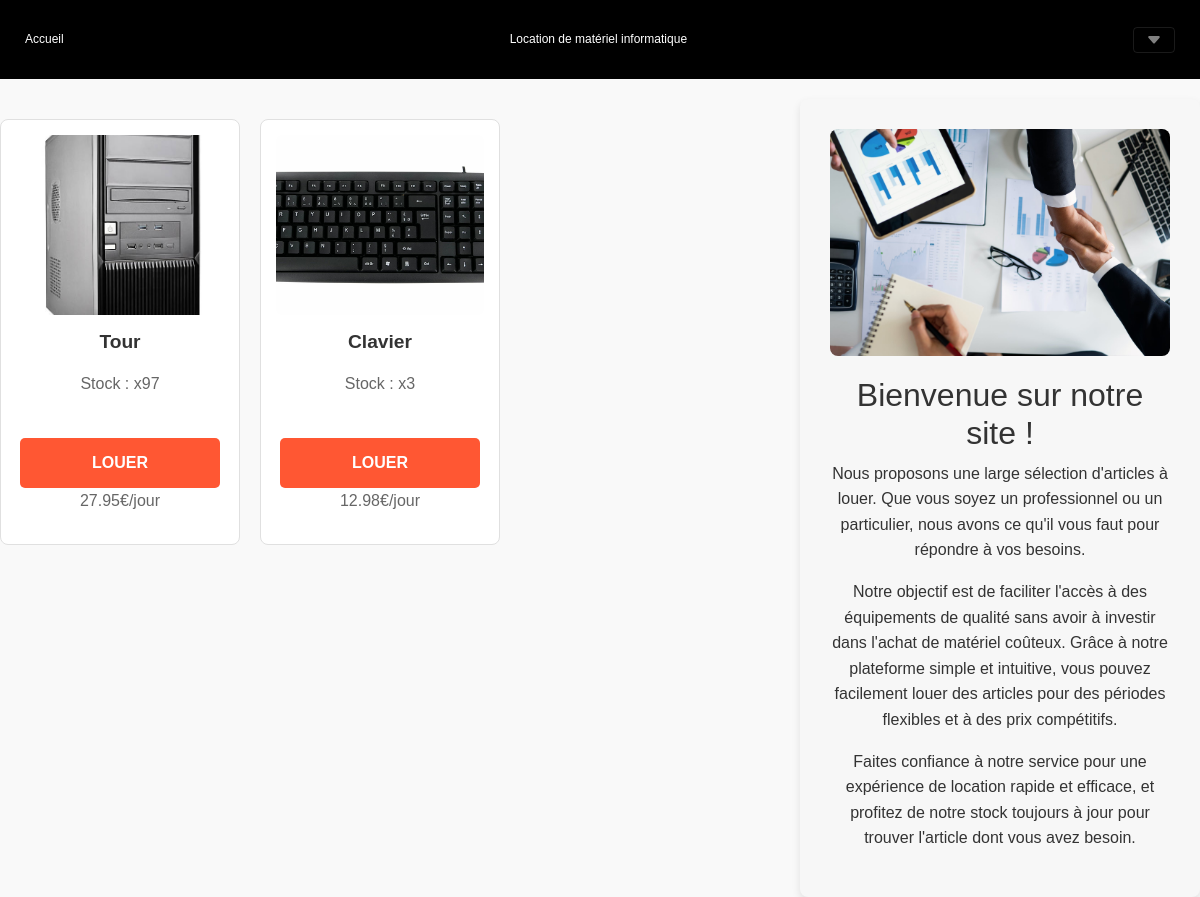
Before: / with the older database file.
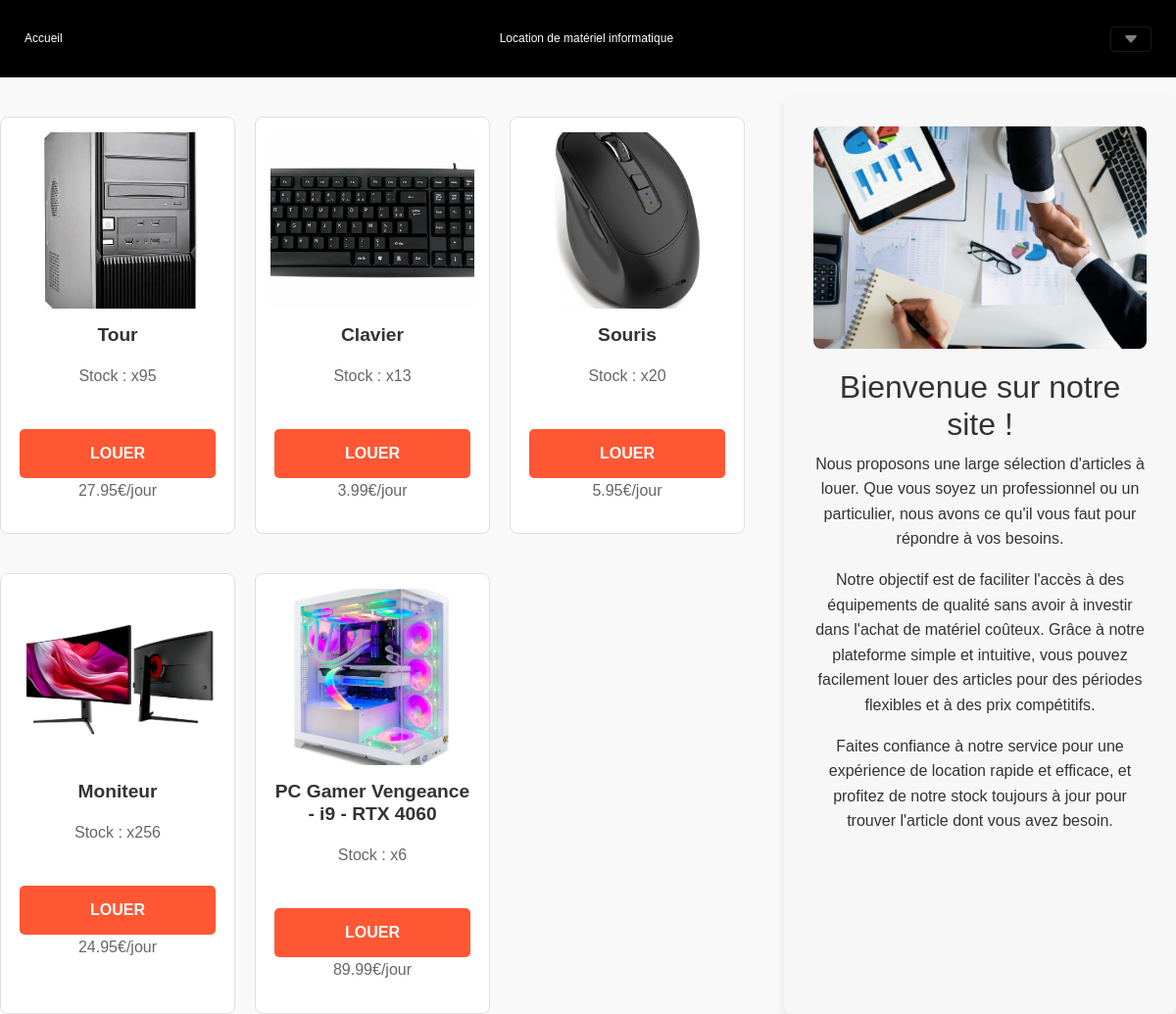
After: the same page with the newer database file.
### tables this page shows
CREATE TABLE `equipement` (
  `id` int(11) NOT NULL,
  `catégorie` int(11) NOT NULL,
  `libelle` varchar(50) NOT NULL,
  `description` varchar(255) NOT NULL,
  `stock` int(11) NOT NULL,
  `prix` float NOT NULL
);

### Controlleur/ctrlAccueil.php (called while the page is built)
<?php
include "$racine/vue/VueEntete.php";
include_once("$racine/model/ModelEquipementDAO.php");
$resultat = ModelEquipementDAO::getAllEquipement();
include "$racine/vue/VueAccueil.php";
include "$racine/vue/VuePied.php";
?>

### index.php (called while the page is built, shortened)
<?php
    $racine = dirname(__FILE__);
    $action = filter_input(INPUT_GET, 'action', FILTER_SANITIZE_STRING);
    if (!isset($action)){
        $action = "accueil";
    }
    $controleur = Routeur::getControleur($action);
    include "$racine/Controlleur/$controleur";
    ?>

### Data/connexionDB.php (called while the page is built, shortened)
<?php
   class ConnexionDB{
        private static $connexion;
        public static function getInstance(){
            if(!self::$connexion){
                try {
                    $serveur = 'mysql:host=localhost;';
                    $bdd = 'dbname=gretagenis';
                    $user = 'root' ;
                    $mdp = '' ;
                    self::$connexion = new PDO($serveur.$bdd, $user, $mdp);
                    self::$connexion->query("SET CHARACTER SET utf8");
                } catch (PDOException $e) {
                        echo " Error connexion: " . $serveur . " " . $bdd . " " . $user . " " . $mdp . " " . $e->getMessage() ;
                        throw new Exception("Erreur à  la connexion \n" . $e->getMessage());
                }
            }
            return self::$connexion;
        }
     }
?>

### Model/ModelEquipementDAO.php (called while the page is built, shortened)
<?php
include_once("./Data/ConnexionDB.php");
include_once("./classes/Equipement.php");
include_once("./Model/ModelCategorieDAO.php");
class ModelEquipementDAO {
    public static function getAllEquipement(){
        try{
            $req = ConnexionDB::getInstance()->query("SELECT * FROM equipement ");
            $req->execute();
             while ($ligne = $req->fetch(PDO::FETCH_ASSOC)) {
                $unObjet = new Equipement(
                    $ligne['id'],
                    $ligne['libelle'],
                    $ligne['prix'],
                    $ligne['stock'],
                    ModelCategorieDAO::getCategorie($ligne['catégorie']),
                    $ligne['description']
                );
                $resultat[] = $unObjet;
            }
            return $resultat;
        }catch(PDOException $ex){
            print "Erreur : ". $ex->getMessage();
        }
    }
}
?>

### Model/ModelCategorieDAO.php (called while the page is built, shortened)
<?php
include_once("Data/ConnexionDB.php");
class ModelCategorieDAO{
    public static function getCategorie($id){
        $req = ConnexionDB::getInstance()->prepare("SELECT * FROM categorie WHERE id = ?");
        $req -> execute(array($id));
        $row = $req->fetch(PDO::FETCH_ASSOC);
        return $row['libelle'];
    }
}
?>

### classes/Equipement.php (called while the page is built, shortened)
<?php
class Equipement {
    private string $code;
    private string $libelle;
    private ?string $stock ;
    private ?string $prix;
        function __construct(string $code, string $libelle, string $p = null, string $s = null, string $c = null, $d = null){
            $this->code = $code;
            $this->libelle = $libelle;
            $this ->stock = $s;
            $this ->prix = $p;
        }
    public function getLibelle(){
        return $this->libelle;
    }
    public function getCode(){
        return $this->code;
    }
    public function getStock(){
        return $this->stock;
    }
    public function getPrix(){
        return $this->prix;
    }
}

### Vue/vueAccueil.php (the view, shortened to what this page needs)
<div class="ensemble">
    <div class="equip">
        <?php for($i = 0; $i < count($resultat); $i++): ?>
            <?php if($resultat[$i]->getStock() > 0): ?>
                <div class="defaut">
                    <img class="photo" src="<?php echo "./img/".$resultat[$i]->getCode(); ?>.jpg" alt="img" />
                    <div class="enfant">
                        <h1><?=$resultat[$i]->getLibelle()?></h1>
                        <p>Stock : x<?=$resultat[$i]->getStock()?></p>
                        <div class="prix">
                        <a href="./?action=location&article=<?=$resultat[$i]->getCode()?>" class="btn">Louer</a>
                        <p><?=$resultat[$i]->getPrix()?>€/jour </p>
                        </div>
                    </div>
                </div>
            <?php endif; ?>
        <?php endfor ?>
    </div>
    <div class="description">
        <img class="img-fluid" src="./img/commercial.jpg" alt="Commercial" />
        <h2>Bienvenue sur notre site !</h2>
        <p>Nous proposons une large sélection d'articles à louer. Que vous soyez un professionnel ou un particulier, nous avons ce qu'il vous faut pour répondre à vos besoins.</p>
        <p>Notre objectif est de faciliter l'accès à des équipements de qualité sans avoir à investir dans l'achat de matériel coûteux. Grâce à notre plateforme simple et intuitive, vous pouvez facilement louer des articles pour des périodes flexibles et à des prix compétitifs.</p>
        <p>Faites confiance à notre service pour une expérience de location rapide et efficace, et profitez de notre stock toujours à jour pour trouver l'article dont vous avez besoin.</p>
    </div>
</div>

### Vue/VueEntete.php (shortened to what this page needs)
<html>
    <head>
        <link rel="stylesheet" href="https://cdn.jsdelivr.net/npm/bootstrap@4.4.1/dist/css/bootstrap.min.css" />
        <link rel="stylesheet" href="css/navbar.css" />
    </head>
<body>
<nav class="navbar navbar-dark" style="background-color: black;">
             <a class="navbar-brand" href="./?action=accueil">Accueil</a>
             <div class="navbar-brand">Location de matériel informatique</div>
            <button class="navbar-toggler" type="button" data-toggle="collapse" data-target="#navbarsExample01" aria-controls="navbarsExample01" aria-expanded="false" aria-label="Toggle navigation">
            <svg xmlns="http://www.w3.org/2000/svg" width="16" height="16" fill="currentColor" class="bi bi-caret-down-fill" viewBox="0 0 16 16">
  <path d="M7.247 11.14 2.451 5.658C1.885 5.013 2.345 4 3.204 4h9.592a1 1 0 0 1 .753 1.659l-4.796 5.48a1 1 0 0 1-1.506 0z"/>
</svg>
            </button>
          </nav>

### Vue/VuePied.php (shortened to what this page needs)
</body>
</html>

### css/navbar.css (style rules this page uses)
@media (max-width: 1200px) { .navbar { padding:25px; } }
@media (max-width: 1200px) { .navbar * { font-size: 12px; } }

### Vue/vueAccueil.php (style rules this page uses)
* { box-sizing: border-box; margin: 0; padding: 0; font-family: 'Poppins', sans-serif; }
body { background-color: #f9f9f9; color: #333; line-height: 1.6; }
.ensemble { display: flex; flex-direction: row; width: 100%; gap: 20px; justify-content: space-between; margin-top: 20px; }
.equip { display: flex; flex-wrap: wrap; gap: 20px; justify-content: flex-start; width: 65%; height: 20%; }
.defaut { display: flex; flex-direction: column; padding: 15px; margin-top: 20px; border: solid 1px #e0e0e0; border-radius: 8px; width: calc(33.333% - 20px); background-color: #fff; transition: box-shadow 0.3s ease-in-out; }
.photo { width: 100%; height: 180px; object-fit: cover; border-radius: 8px; margin-bottom: 15px; }
.enfant { display: flex; flex-direction: column; gap: 10px; text-align: center; }
.enfant h1 { font-size: 1.2rem; font-weight: 600; color: #333; }
.enfant p { font-size: 1rem; color: #666; }
.btn { padding: 12px 20px; width: 100%; max-width: 200px; background-color: #ff5733; color: white; text-decoration: none; text-transform: uppercase; border-radius: 5px; font-weight: bold; text-align: center; margin-top: 15px; transition: background-color 0.3s ease, transform 0.3s ease; }
.description { background-color: #f7f7f7; padding: 30px; border-radius: 8px; flex: 2 ; text-align: center; box-shadow: 0 4px 8px rgba(0, 0, 0, 0.1); }
.description img { max-width: 100%; border-radius: 8px; margin-bottom: 20px; }

Changed rows visible on the page:
changed equipement "Tour": stock "97" → "95"
changed equipement "Clavier": stock "3" → "13"; prix "12.98" → "3.99"
added equipement: shows a picture, libelle "Souris", stock "20", prix "5.95"
added equipement: shows a picture, libelle "Moniteur", stock "256", prix "24.95"
added equipement: shows a picture, description "PC Gamer Vengeance - i9 - RTX 4060", stock "6", prix "89.99"
